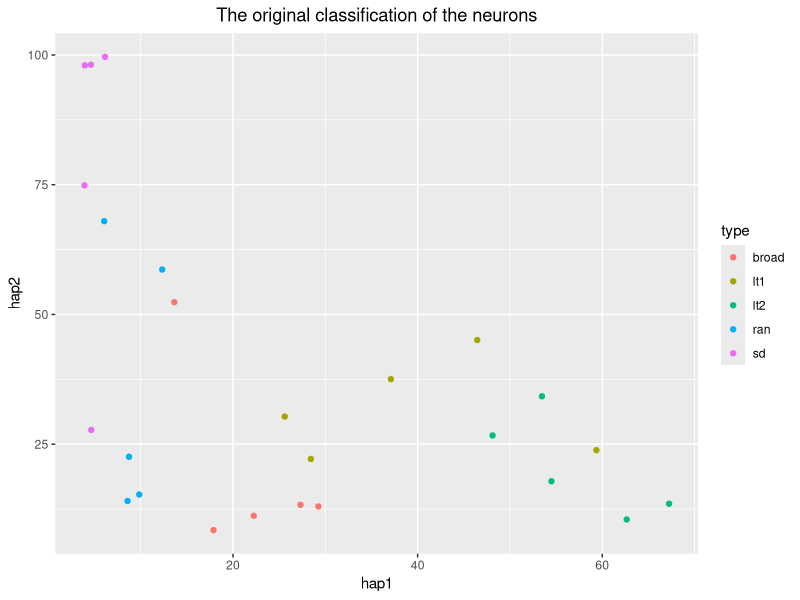
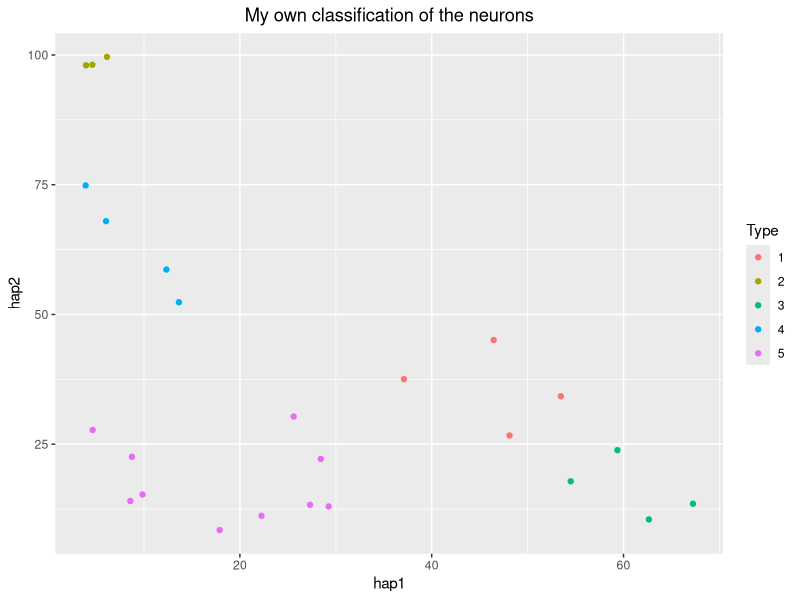
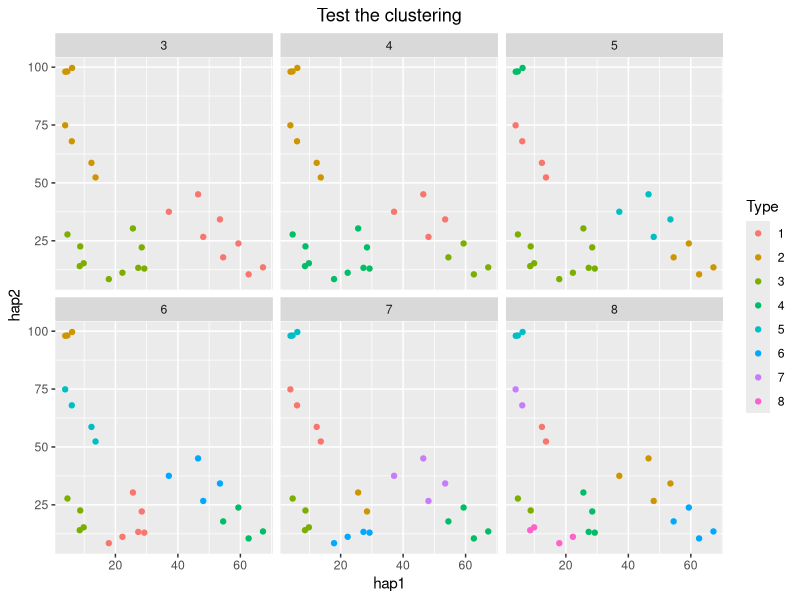
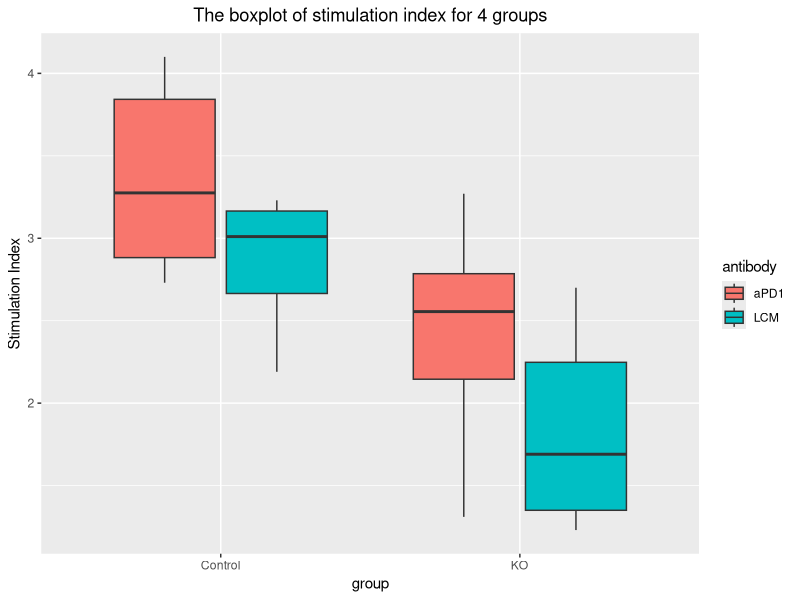
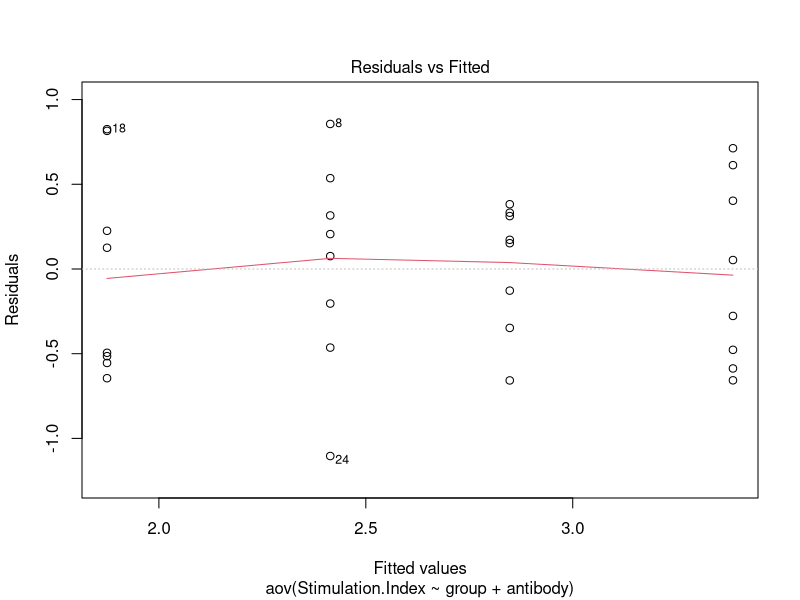

Write R code to recreate these figures, in order.
## ---- chunk 1
knitr::opts_chunk$set(echo = TRUE)
## ---- chunk 2
library(tidyverse)
## ---- chunk 3
neuron <- read.csv("vmndata.csv")
head(neuron)
## ---- chunk 4
ggplot(neuron, aes(x = hap1, y = hap2)) +
  geom_point(aes(color = type)) +
  labs(title = "The original classification of the neurons") +
  theme(plot.title = element_text(hjust = 0.5))
## ---- chunk 5
cluster <- kmeans(neuron[, 2:3], centers = 5, iter.max = 10)[[1]]
cluster
## ---- chunk 6
neuron$cluster <- cluster
head(neuron)
## ---- chunk 7
ggplot(neuron, aes(x = hap1, y = hap2)) +
  geom_point(aes(color = factor(cluster))) +
  labs(title = "My own classification of the neurons",
       col = "Type") +
  theme(plot.title = element_text(hjust = 0.5))
## ---- chunk 8
for(center in 3:8){
  cluster <- kmeans(neuron[, 2:3], centers = center, iter.max = 5)[[1]]
  neuron[, center+2] <- cluster
}

colnames(neuron)[5:10] <- c("3", "4", "5", "6", "7", "8")
test_neuron <- gather(neuron, 5:10, key = "center_number", value = "clusters")

ggplot(test_neuron, aes(x = hap1, y = hap2)) +
  geom_point(aes(color = factor(clusters))) +
  facet_wrap(vars(center_number), nrow = 2) +
  labs(title = "Test the clustering",
       col = "Type") +
  theme(plot.title = element_text(hjust = 0.5))
## ---- chunk 9
cell <- read.csv("tcells.csv")
head(cell)
## ---- chunk 10
table(cell$Group)
## ---- chunk 11
cell2 <- separate(cell, Group, sep = "-", into = c("group", "antibody"))
head(cell2)
## ---- chunk 12
ggplot(cell2, aes(x = group, y = Stimulation.Index)) +
  geom_boxplot(aes(fill = antibody)) +
  labs(title = "The boxplot of stimulation index for 4 groups", 
       y = "Stimulation Index") +
  theme(plot.title = element_text(hjust = 0.5))
## ---- chunk 13
control <- filter(cell2, group == 'Control', antibody == 'LCM')
KO <- filter(cell2, group == 'KO', antibody == 'LCM')
## ---- chunk 14
shapiro.test(control$Stimulation.Index)$p
shapiro.test(KO$Stimulation.Index)$p
## ---- chunk 15
model <- aov(data = cell2, Stimulation.Index~group + antibody)
shapiro.test(resid(model))$p.value
## ---- chunk 16
plot(model, 1) 
## ---- chunk 17
var.test(control$Stimulation.Index, KO$Stimulation.Index)$p.value
## ---- chunk 18
t.test(control$Stimulation.Index, KO$Stimulation.Index, var.equal = T)
## ---- chunk 19
summary(model)
## ---- chunk 20
TukeyHSD(model)
